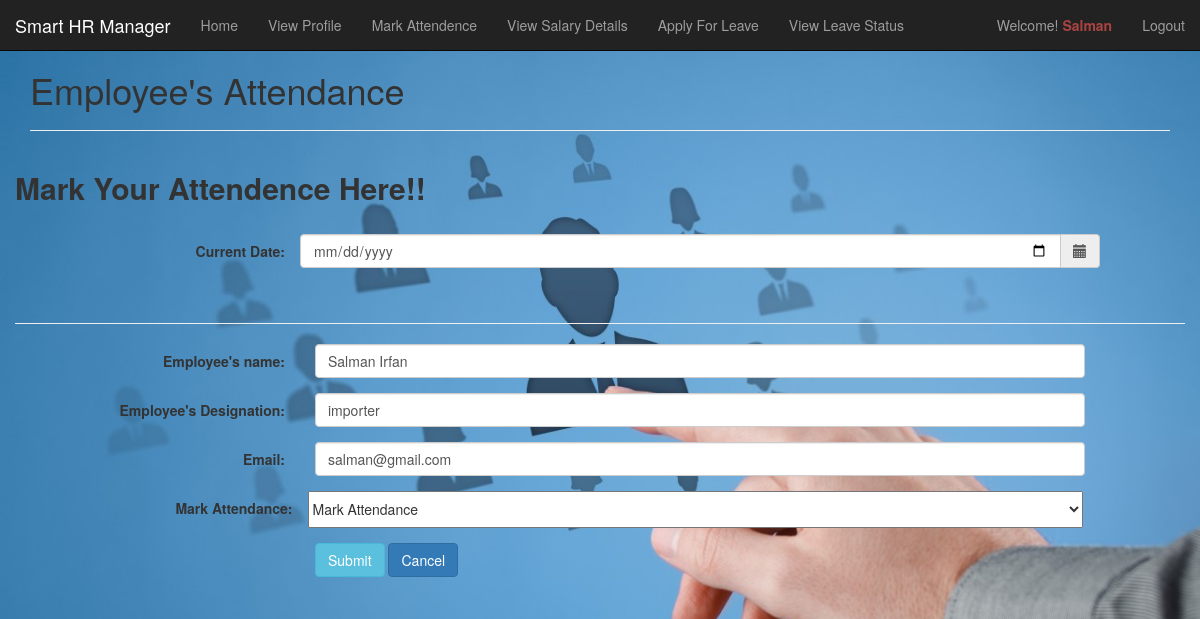
The app's page /employee/emp_attendance.php (signed in) with its own data.
### tables this page shows
CREATE TABLE `employee` (
  `emp_id` int(11) NOT NULL,
  `emp_fname` varchar(50) NOT NULL,
  `emp_lname` varchar(50) NOT NULL,
  `emp_uname` varchar(100) NOT NULL,
  `emp_img` text NOT NULL,
  `emp_designation` varchar(100) NOT NULL,
  `emp_basic_salary` int(255) NOT NULL,
  `emp_contact_num` int(11) NOT NULL,
  `emp_address` text NOT NULL,
  `emp_dob` date NOT NULL,
  `emp_email` varchar(100) NOT NULL,
  `emp_password` text NOT NULL
);

### employee/emp_attendance.php (the view, shortened to what this page needs)
<?php include ("header.php");?>
<?php include ("../navbar.php");?>
<?php
if(!isset($_SESSION['emp_username']))	{
	header("location: ../index.php");
}
else{
?>
<?php
$employeeUsername=$_SESSION['emp_username'];
$query = mysql_query("SELECT * FROM employee where emp_uname='$employeeUsername' ");
while ($row=mysql_fetch_array($query)){
	$employeeFirstName = $row['emp_fname'];
	$employeeLastName = $row['emp_lname'];
	$employeeDesignation = $row['emp_designation'];
	$employeeEmail = $row['emp_email'];
?>
<body>
<div class="container">
    <h1>Employee's Attendance</h1>
  	<hr>
	<div class="row">
        <h2><b>Mark Your Attendence Here!!</b></h2>
		<br/>
        <form method="post" action="emp_attendance.php" accept-charset="utf-8"  class="form-horizontal" role="form" >
            <div class="form-group">
                  <label class="col-lg-3 control-label"><i class="fa fa-calendar"></i> Current Date:</label>
              <div class="col-lg-8 input-group">
                <input type="date" name="employeeAttendanceDate" class="form-control" placeholder="YYYY/mm/dd" id="employeeAttendanceDate" required="">
                <span class="input-group-addon"><i class="glyphicon glyphicon-calendar"></i></span>
              </div> </div><br/><hr/>
          <div class="form-group">
            <label class="col-lg-3 control-label">Employee's name:</label>
            <div class="col-lg-8">
              <input class="form-control" id="employeeFirstName" name="employeeFirstName" type="text" value="<?php echo $employeeFirstName.'&nbsp;'.$employeeLastName; ?>" >
            </div>
          </div>
		  <div class="form-group">
            <label class="col-md-3 control-label">Employee's Designation:</label>
            <div class="col-md-8">
              <input class="form-control" id="employeeDesignation" name="employeeDesignation" type="text" value="<?php echo $employeeDesignation; ?>" >
            </div>
          </div>
          <div class="form-group">
            <label class="col-lg-3 control-label">Email:</label>
            <div class="col-lg-8">
              <input class="form-control" id="employeeEmail" name="employeeEmail" type="email" value="<?php echo $employeeEmail; ?>" required>
            </div>
          </div>
		  <label class="col-lg-3 control-label">Mark Attendance:</label>
					<div class="form-group">
				<select name="attendance" id="attendance" class="select2" style="width: 775px; height:37px;">
                    <option value="" >Mark Attendance</option>
                    </select></div>
          <div class="form-group">
            <label class="col-md-3 control-label"></label>
            <div class="col-md-8">
              <button type="submit" id="submit" name="submit" title="Submit Attendance" class="btn btn-info">Submit</button>
              <input type="reset" class="btn btn-primary" value="Cancel">
            </div>
          </div>
        </form>
      </div>
  </div>
</body>
</html>
<?php  }} ?>

### employee/header.php (style rules this page uses)
body { margin-top: 50px; margin-bottom: 50px; background: url('images/background2.jpg') no-repeat center center fixed; -webkit-background-size: cover; -moz-background-size: cover; -o-background-size: cover; background-size: cover; }

### records on screen
employee: employeeFirstName "Salman Irfan", employeeDesignation "importer", employeeEmail "salman@gmail.com"

### other values on screen
$_SESSION['emp_username'] "Salman"
